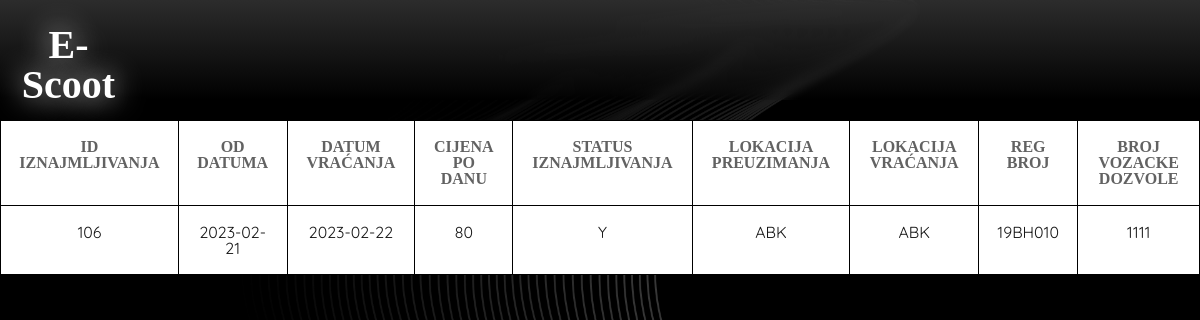
Page /admin/showbook.php on the committed database.
### tables this page shows
CREATE TABLE `booking_details` (
  `BOOKING_ID` int(11) NOT NULL,
  `FROM_DT_TIME` date DEFAULT NULL,
  `RET_DT_TIME` date DEFAULT NULL,
  `AMOUNT` int(11) NOT NULL,
  `BOOKING_STATUS` char(1) NOT NULL,
  `PICKUP_LOC` char(4) NOT NULL,
  `DROP_LOC` char(4) NOT NULL,
  `REG_NUM` char(7) NOT NULL,
  `DL_NUM` char(8) NOT NULL
);

### admin/showbook.php (the view, shortened to what this page needs)
<!DOCTYPE html>
<html lang="en">
<head>
	<link rel="stylesheet" type="text/css" href="css/reset.css">
	<link rel="stylesheet" type="text/css" href="css/responsive.css">
</head>
<body>
	<section class="">
		<?php
        include 'header.php';
        $scooter = "SELECT * FROM booking_details";
        $scooter1 = $conn->query($scooter);
        ?>
        <div class="cal">
        <table class="invc">
            <tr>
            <td><h3>ID IZNAJMLJIVANJA</h3></td>
            <td><h3>OD DATUMA</h3></td>
            <td><h3>DATUM VRAĆANJA</h3></td>
            <td><h3>CIJENA PO DANU</h3></td>
            <td><h3>STATUS IZNAJMLJIVANJA</h3></td>
            <td><h3>LOKACIJA PREUZIMANJA</h3></td>
            <td><h3>LOKACIJA VRAĆANJA</h3></td>
            <td><h3>REG BROJ</h3></td>
            <td><h3>BROJ VOZACKE DOZVOLE</h3></td>
            </tr>
        <?php
        while($scooterw1=$scooter1->fetch_assoc())
        {
            ?>
            <tr>
            <td><?php echo $scooterw1['BOOKING_ID'] ?></td>
            <td><?php echo $scooterw1['FROM_DT_TIME'] ?></td>
            <td><?php echo $scooterw1['RET_DT_TIME'] ?></td>
            <td><?php echo $scooterw1['AMOUNT'] ?></td>
            <td><?php echo $scooterw1['BOOKING_STATUS'] ?></td>
            <td><?php echo $scooterw1['PICKUP_LOC'] ?></td>
            <td><?php echo $scooterw1['DROP_LOC'] ?></td>
            <td><?php echo $scooterw1['REG_NUM'] ?></td>
            <td><?php echo $scooterw1['DL_NUM'] ?></td>
            </tr>
        <?php }
        ?>
	</section>
</body>
</html>

### admin/css/responsive.css (style rules this page uses)
body { background-image: url('/ev/assets/bgm.jpg'); background-size: contain; background-repeat: no-repeat; background-size: cover; }
html { scroll-behavior: smooth; }
h1, h2, h3, h4, h5, h6 { color: #626262; font-family: "Good Times"; }
h3 { font-size: 1.0em; margin: 0em 0 }
h1, h2, h3, h4, h5, h6 { font-weight: bolder }
.cal { display: flex; margin-top: 100px; }
.invc { margin: 20px auto; background: white; }
.invc tr { font-family: 'Quicksand'; text-align: center; color: #171717; }
.invc th, .invc td { border: 1px solid black; padding: 15px; padding: 18px; }
::placeholder { color: #ededed; }

### rows in the picture
booking_details: BOOKING_ID "106", FROM_DT_TIME "2023-02-21", RET_DT_TIME "2023-02-22", AMOUNT "80", BOOKING_STATUS "Y", PICKUP_LOC "ABK", DROP_LOC "ABK", REG_NUM "19BH010", DL_NUM "1111"
